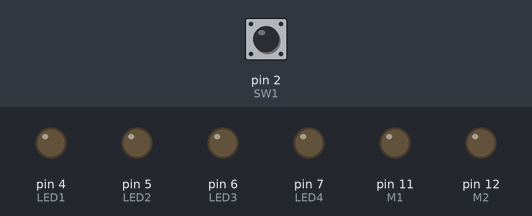
The sketch below on a simulated Arduino Uno, built with avr-gcc and run on an emulated ATmega328P. Shown: output pins drawn as LEDs (lit = HIGH). The inputs (shaded band) are chosen by the test bench; at power-on: pin 2 (SW1) HIGH.

Above: at 1.2 s.
1.3 s: pin 2 (SW1) pulled LOW for 0.15 s
At 2.2 s:
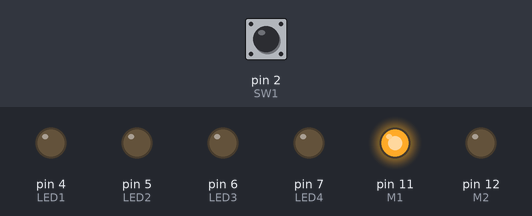
Timing chart, 0 to 4.3 s (numbered marks = the images above; inputs shaded):
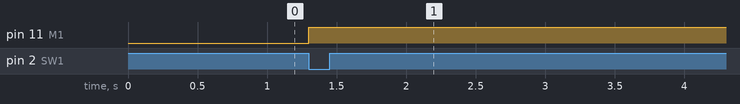

Measured:
- after the input at 1.3 s, pin 11 (M1): LOW → HIGH at once

The sketch:

TestNano.ino
```cpp
#define SW1 2
#define SW2 3
#define LED1 4
#define LED2 5
#define LED3 6
#define LED4 7
#define M1 11
#define M2 12

void setup() {
  pinMode(SW1, INPUT);
  pinMode(SW2, INPUT);
  pinMode(LED1, OUTPUT);
  pinMode(LED2, OUTPUT);
  pinMode(LED3, OUTPUT);
  pinMode(LED4, OUTPUT);
  pinMode(M1, OUTPUT);
  pinMode(M2, OUTPUT);
}

void loop() {
  if(digitalRead(SW1) == 0){
    digitalWrite(M1, HIGH);
  }

}
```
